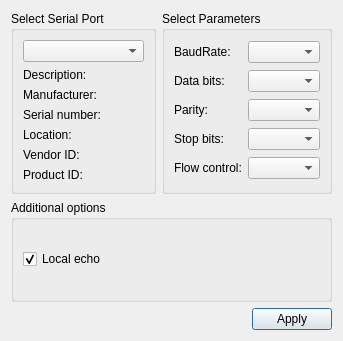
<?xml version="1.0" encoding="UTF-8"?>
<ui version="4.0">
 <class>SettingsDialog</class>
 <widget class="QDialog" name="SettingsDialog">
  <property name="geometry">
   <rect>
    <x>0</x>
    <y>0</y>
    <width>343</width>
    <height>341</height>
   </rect>
  </property>
  <property name="windowTitle">
   <string>Settings</string>
  </property>
  <layout class="QGridLayout" name="gridLayout_3">
   <item row="0" column="1">
    <widget class="QGroupBox" name="parametersBox">
     <property name="title">
      <string>Select Parameters</string>
     </property>
     <layout class="QGridLayout" name="gridLayout_2">
      <item row="0" column="0">
       <widget class="QLabel" name="baudRateLabel">
        <property name="text">
         <string>BaudRate:</string>
        </property>
       </widget>
      </item>
      <item row="0" column="1">
       <widget class="QComboBox" name="baudRateBox"/>
      </item>
      <item row="1" column="0">
       <widget class="QLabel" name="dataBitsLabel">
        <property name="text">
         <string>Data bits:</string>
        </property>
       </widget>
      </item>
      <item row="1" column="1">
       <widget class="QComboBox" name="dataBitsBox"/>
      </item>
      <item row="2" column="0">
       <widget class="QLabel" name="parityLabel">
        <property name="text">
         <string>Parity:</string>
        </property>
       </widget>
      </item>
      <item row="2" column="1">
       <widget class="QComboBox" name="parityBox"/>
      </item>
      <item row="3" column="0">
       <widget class="QLabel" name="stopBitsLabel">
        <property name="text">
         <string>Stop bits:</string>
        </property>
       </widget>
      </item>
      <item row="3" column="1">
       <widget class="QComboBox" name="stopBitsBox"/>
      </item>
      <item row="4" column="0">
       <widget class="QLabel" name="flowControlLabel">
        <property name="text">
         <string>Flow control:</string>
        </property>
       </widget>
      </item>
      <item row="4" column="1">
       <widget class="QComboBox" name="flowControlBox"/>
      </item>
     </layout>
    </widget>
   </item>
   <item row="0" column="0">
    <widget class="QGroupBox" name="selectBox">
     <property name="title">
      <string>Select Serial Port</string>
     </property>
     <layout class="QGridLayout" name="gridLayout">
      <item row="0" column="0">
       <widget class="QComboBox" name="serialPortInfoListBox"/>
      </item>
      <item row="1" column="0">
       <widget class="QLabel" name="descriptionLabel">
        <property name="text">
         <string>Description:</string>
        </property>
       </widget>
      </item>
      <item row="2" column="0">
       <widget class="QLabel" name="manufacturerLabel">
        <property name="text">
         <string>Manufacturer:</string>
        </property>
       </widget>
      </item>
      <item row="3" column="0">
       <widget class="QLabel" name="serialNumberLabel">
        <property name="text">
         <string>Serial number:</string>
        </property>
       </widget>
      </item>
      <item row="4" column="0">
       <widget class="QLabel" name="locationLabel">
        <property name="text">
         <string>Location:</string>
        </property>
       </widget>
      </item>
      <item row="5" column="0">
       <widget class="QLabel" name="vidLabel">
        <property name="text">
         <string>Vendor ID:</string>
        </property>
       </widget>
      </item>
      <item row="6" column="0">
       <widget class="QLabel" name="pidLabel">
        <property name="text">
         <string>Product ID:</string>
        </property>
       </widget>
      </item>
     </layout>
    </widget>
   </item>
   <item row="2" column="0" colspan="2">
    <layout class="QHBoxLayout" name="horizontalLayout">
     <item>
      <spacer name="horizontalSpacer">
       <property name="orientation">
        <enum>Qt::Horizontal</enum>
       </property>
       <property name="sizeHint" stdset="0">
        <size>
         <width>96</width>
         <height>20</height>
        </size>
       </property>
      </spacer>
     </item>
     <item>
      <widget class="QPushButton" name="applyButton">
       <property name="text">
        <string>Apply</string>
       </property>
      </widget>
     </item>
    </layout>
   </item>
   <item row="1" column="0" colspan="2">
    <widget class="QGroupBox" name="additionalOptionsGroupBox">
     <property name="title">
      <string>Additional options</string>
     </property>
     <layout class="QVBoxLayout" name="verticalLayout">
      <item>
       <widget class="QCheckBox" name="localEchoCheckBox">
        <property name="text">
         <string>Local echo</string>
        </property>
        <property name="checked">
         <bool>true</bool>
        </property>
       </widget>
      </item>
     </layout>
    </widget>
   </item>
  </layout>
 </widget>
 <resources/>
 <connections/>
</ui>
